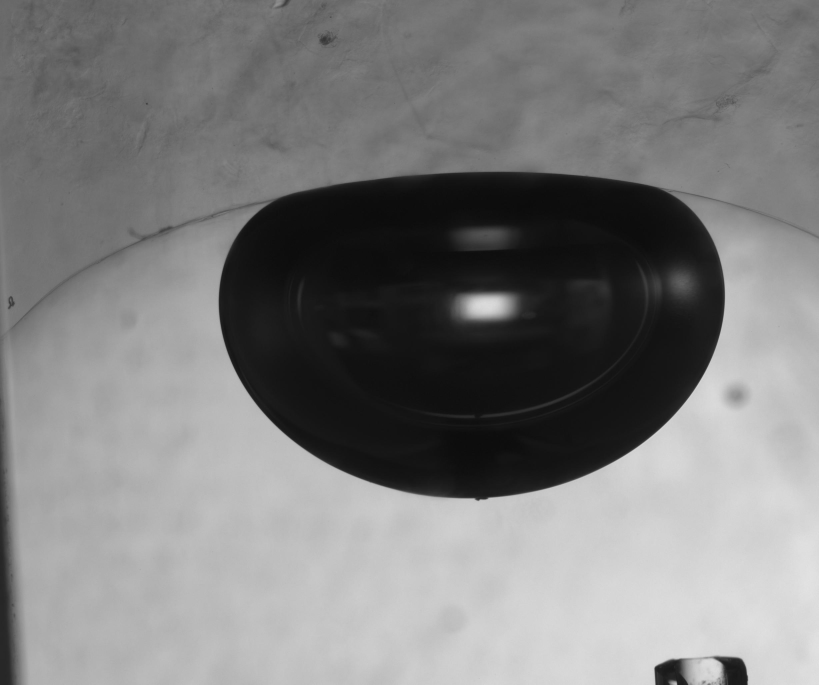
#> input picture computer-vision-laplacian/071318.jpg, 2456 x 2054 px (shown at 1/3 size)
$ jupyter execute cp_research2.ipynb
#> lines starting #> are read from the running program, lines starting #| are printed output that depends on the picture; after the words box and inside, x2 and y2 are one past the last pixel; in counts of white or black regions, pixels touching at a corner belong together
[cell 1]
import math

[cell 2]
from PIL import Image, ImageFilter, ImageOps
import numpy as np
import cv2 as cv
import pandas as pd
import matplotlib.pyplot as plt

[cell 3]
# load in image
i = '071318.jpg'
img = Image.open(i)
#> img is the input picture: PIL image 2456x2054 L; min 10, max 228, mean 125.5

[cell 4]
# resize and take a look
w,h = img.size
#> w = 2456; h = 2054
img = img.resize((w//3,h//3))
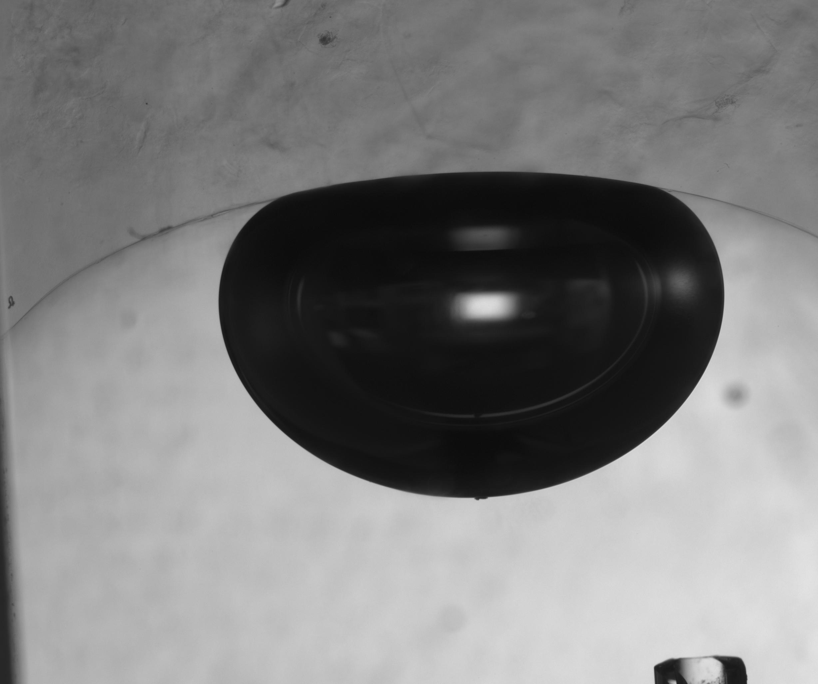
#> img: PIL image 818x684 L; min 11, max 226, mean 125.5

[cell 5]
grey = np.array(ImageOps.grayscale(img))
img

[cell 6]
def create_blur_kernel(sigma, size):
#> called with sigma = 1, size = (5, 5)
    kernel = np.zeros(size)
    size = int(size[0])
    mu = size//2

    for i in range(size):
        for j in range(size):
            kernel[i, j] = np.exp(-(1/2*(sigma**2)) * ((i-mu)**2 + (j-mu)**2)) / (2*np.pi*sigma**2)

    # normalize so contents of kernel sum to 1
    kernel = kernel/np.sum(kernel)
    return kernel

[cell 7]
kernel = create_blur_kernel(1, (5,5))
kernel

[cell 8]
def size_img():
    pass

[cell 9]
def plot_image(img: np.array):
    plt.figure(figsize=(6, 6))
    plt.imshow(img, cmap='gray');

def plot_two_images(img1: np.array, img2: np.array):
    _, ax = plt.subplots(1, 2, figsize=(12, 6))
    ax[0].imshow(img1, cmap='gray')
    ax[1].imshow(img2, cmap='gray');

[cell 10]
def apply_convolution(img: np.array, kernel: np.array) -> np.array:
    # [5 lines of commented-out code are left out]
    tgt_size = 596
    # To simplify things
    k = kernel.shape[0]

    # 2D array of zeros
    convolved_img = np.zeros(shape=(tgt_size, tgt_size))

    # Iterate over the rows
    for i in range(tgt_size):
        # Iterate over the columns
        for j in range(tgt_size):
            # img[i, j] = individual pixel value
            # Get the current matrix
            mat = img[i:i+k, j:j+k]

            # Apply the convolution - element-wise multiplication and summation of the result
            # Store the result to i-th row and j-th column of our convolved_img array
            convolved_img[i, j] = np.sum(np.multiply(mat, kernel))
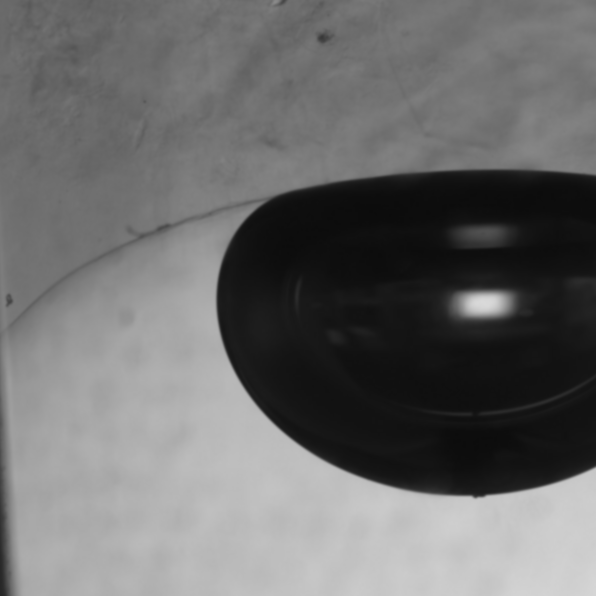
#> convolved_img: shape (596, 596) float64; min 11.79, max 217.8, mean 108.2

    return convolved_img

[cell 11]
plot_image(img)

[cell 12]
conv = apply_convolution(grey, kernel)
plot_two_images(img,conv)
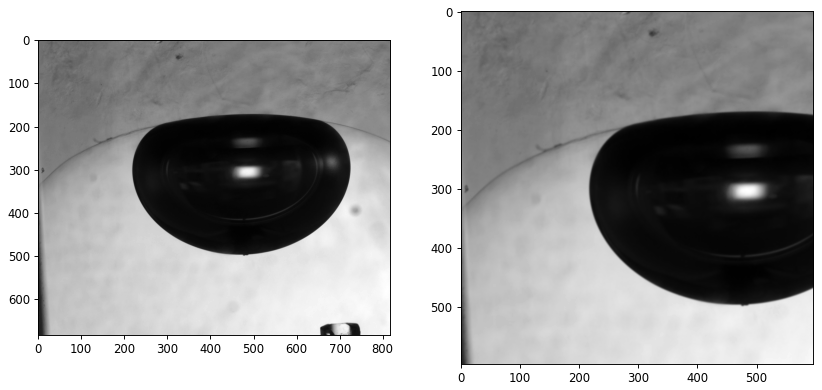
#> figure drawn by matplotlib, 2 panels

[cell 13]
conv[0].size
#> Out = 596

[cell 14]
new = np.where(conv<=90, 0,255)
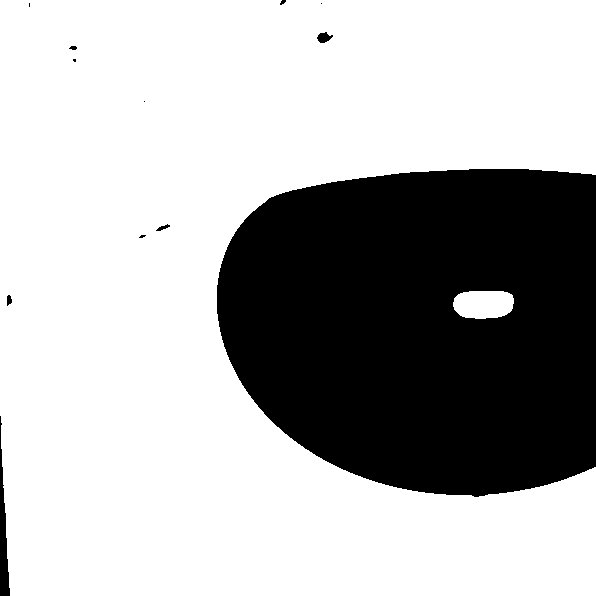
#> new: shape (596, 596) int64; 70.1% white; 12 black regions (6 under 20 px), largest, box (x1, y1, x2, y2) and area: (217, 169, 596, 497) 105140, (0, 416, 10, 596) 870, (317, 32, 333, 43) 111, (156, 224, 170, 231) 43, (7, 295, 12, 306) 41, (69, 46, 77, 50) 24
plot_image(new)
